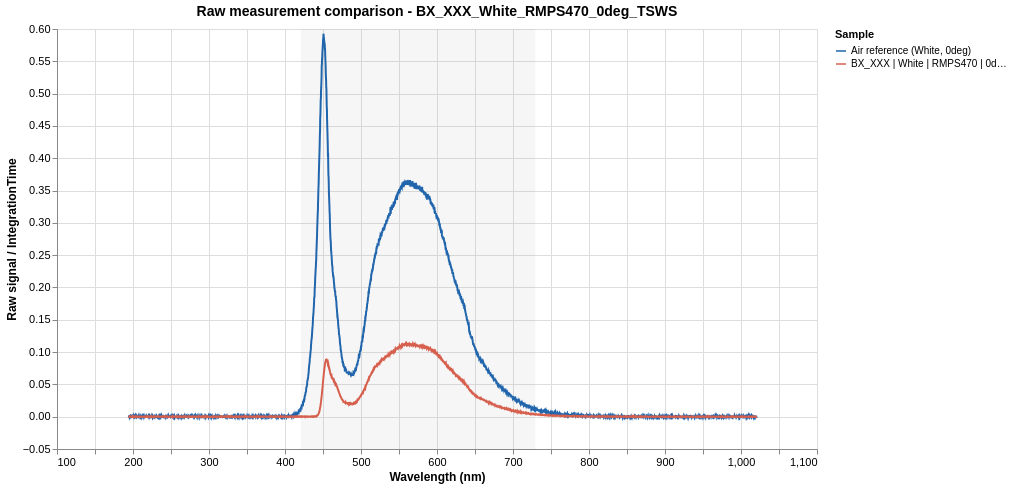

Specify this chart in Vega-Lite:
### Vega-Lite specification from a JSON file in a GitHub repository (floating-point values rounded to 4 significant figures; data arrays with more than 128 entries replaced by an {"elided": "..."} marker saying what was removed)
{"$schema": "https://vega.github.io/schema/vega-lite/v5.json", "title": {"text": "Raw measurement comparison - BX_XXX_White_RMPS470_0deg_TSWS", "fontSize": 14, "fontWeight": "bold"}, "width": 760, "height": 420, "config": {"axis": {"labelFontSize": 11, "titleFontSize": 12}, "legend": {"labelFontSize": 10, "titleFontSize": 11}}, "encoding": {"x": {"field": "wl", "type": "quantitative", "title": "Wavelength (nm)", "scale": {"zero": false}}}, "layer": [{"name": "valid-region", "data": {"values": [{"lo": 420.9, "hi": 729.2}]}, "mark": {"type": "rect", "opacity": 0.08, "color": "#888888"}, "encoding": {"x": {"field": "lo", "type": "quantitative"}, "x2": {"field": "hi"}}}, {"name": "series-lines", "data": {"values": {"elided": "7296 records"}}, "mark": {"type": "line", "strokeWidth": 2}, "encoding": {"y": {"field": "I", "type": "quantitative", "title": "Raw signal / IntegrationTime", "scale": {"zero": false}}, "color": {"field": "series", "type": "nominal", "title": "Sample", "scale": {"range": ["#2166ac", "#d6604d", "#4dac26", "#b2abd2", "#f4a582", "#92c5de", "#e08214", "#543005"]}}, "tooltip": [{"field": "wl", "type": "quantitative", "title": "λ (nm)", "format": ".1f"}, {"field": "I", "type": "quantitative", "title": "Raw signal / IntegrationTime", "format": ".5f"}, {"field": "series", "type": "nominal", "title": "Sample"}]}, "transform": [{"filter": "datum.I != null"}]}]}
